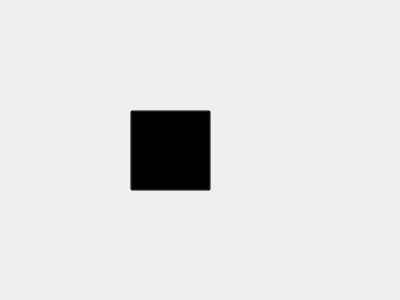
<?xml version="1.0" encoding="UTF-8"?>
<ui version="4.0">
 <class>VideoContainer</class>
 <widget class="QWidget" name="VideoContainer">
  <property name="geometry">
   <rect>
    <x>0</x>
    <y>0</y>
    <width>400</width>
    <height>300</height>
   </rect>
  </property>
  <property name="windowTitle">
   <string>Form</string>
  </property>
  <widget class="MyToolButton" name="toolButtonLayout">
   <property name="geometry">
    <rect>
     <x>130</x>
     <y>110</y>
     <width>81</width>
     <height>81</height>
    </rect>
   </property>
   <property name="styleSheet">
    <string notr="true">QToolButton
{
border-image: url(:/liveview/liveview/display.png);
background-color: transparent;
}
QToolButton:hover
{
background-color: transparent;
}
QToolButton:pressed
{
background-color: transparent;
}</string>
   </property>
   <property name="text">
    <string/>
   </property>
  </widget>
 </widget>
 <customwidgets>
  <customwidget>
   <class>MyToolButton</class>
   <extends>QToolButton</extends>
   <header>mytoolbutton.h</header>
  </customwidget>
 </customwidgets>
 <resources/>
 <connections/>
</ui>
